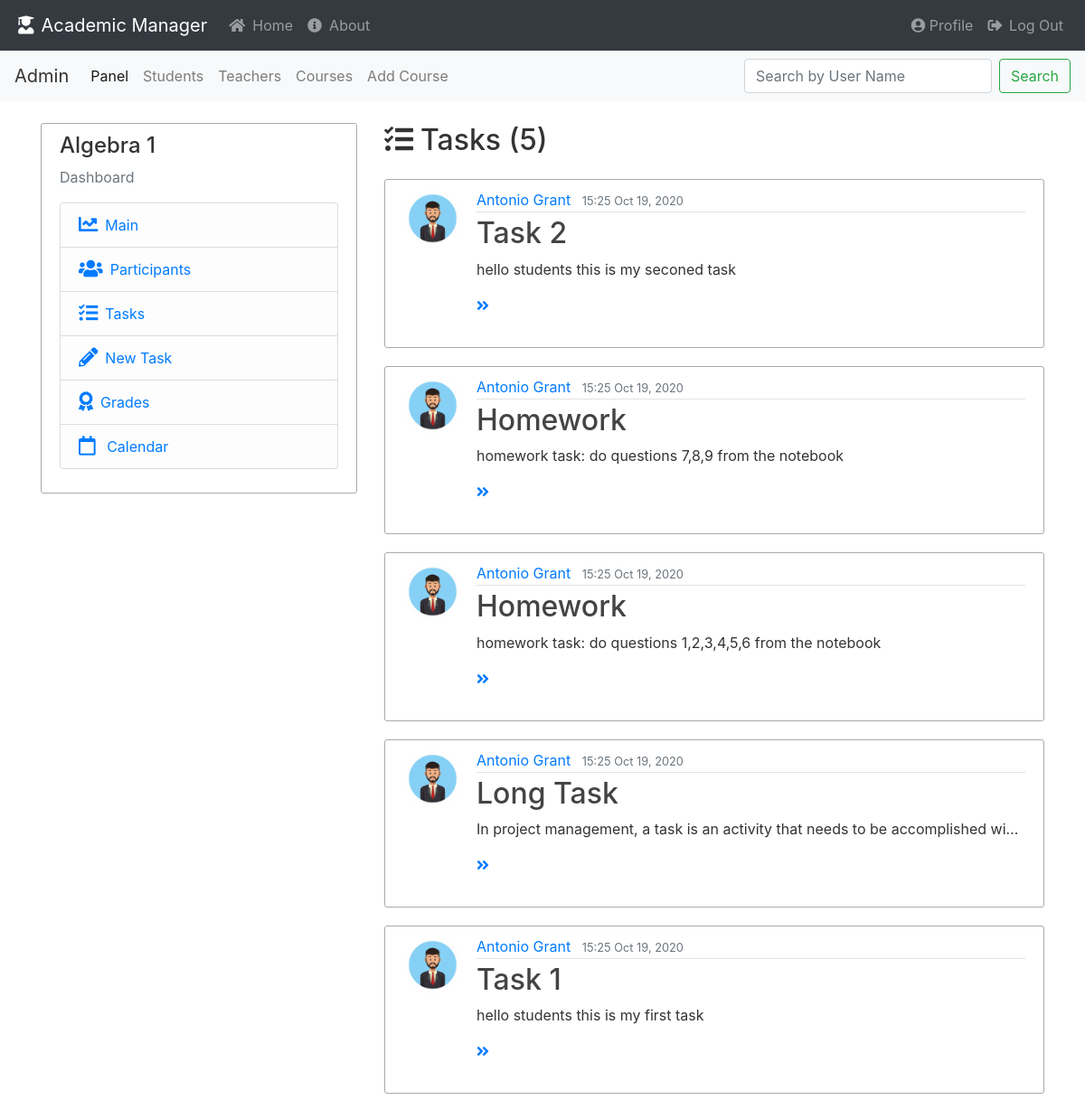
The app's page /courses/dashboard/1/view-tasks/ (signed in) with its own data.
### academic_manager/models.py (models this page shows, shortened)
class Course(db.Model):
    id = db.Column(db.Integer, primary_key=True)
    course_name = db.Column(db.String(30), nullable=False)
    teacher_id = db.Column(db.Integer, db.ForeignKey('teacher.id'), nullable=False)
    enrollment = db.relationship('Enrollment', backref='course', lazy=True)
    task = db.relationship('Task', backref='course', lazy=True)

class Task(db.Model):
    id = db.Column(db.Integer, primary_key=True)
    title = db.Column(db.String(100), nullable=False)
    content = db.Column(db.Text, nullable=False)
    date_posted = db.Column(db.DateTime, nullable=False, default=datetime.now)
    update_time = db.Column(db.DateTime, nullable=True)
    course_id = db.Column(db.Integer, db.ForeignKey('course.id'), nullable=False)
    teacher_id = db.Column(db.Integer, db.ForeignKey('teacher.id'), nullable=False)
    files = db.relationship('File', backref='task', lazy=True)

class User(db.Model, UserMixin):
    __table_name__ = 'user'
    id = db.Column(db.Integer, primary_key=True)
    email = db.Column(db.String(100), nullable=False, unique=True)
    first_name = db.Column(db.String(30), nullable=False)
    last_name = db.Column(db.String(30), nullable=False)
    password = db.Column(db.String(60), nullable=False)
    profile_img = db.Column(db.String(30), nullable=False, default='default/default.jpg')
    gender = db.Column(db.String(1), nullable=False)  # ['m','f']
    creation_date = db.Column(db.DateTime, nullable=False, default=datetime.now)
    last_seen = db.Column(db.DateTime, nullable=False, default=datetime.now)
    role = db.Column(db.String(100), nullable=False)
    __mapper_args__ = {
        'polymorphic_identity': 'user',
        'polymorphic_on': role
    }
    @property
    def full_name(self):
        return f"{self.first_name.capitalize()} {self.last_name.capitalize()}"
    @property
    def is_admin(self):
        return self.role == 'admin'

### academic_manager/courses/routes.py (the view)
@courses.route("/dashboard/<int:course_id>/view-tasks/")
@login_required
def dashboard_view_tasks(course_id):
    current_course = Course.query.get_or_404(course_id)
    tasks = Task.query.filter_by(course_id=course_id).order_by(Task.date_posted.desc()).all()
    return render_template("dashboard_view_tasks.html", course=current_course, tasks=tasks)

### academic_manager/models.py (called while the page is built)
@login_manager.user_loader
def load_user(user_id):
    return User.query.get(user_id)

### academic_manager/courses/templates/dashboard_view_tasks.html (shortened to what this page needs)
{% extends "course_dashboard_layout.html" %}
{% block dashboard %}
{% if tasks %}
<h2 class="mb-4"><i class="fas fa-tasks mr-2"></i>Tasks ({{ tasks|length }})</h2>
{% for task in tasks %}
<article class="media content-section">
    <img class="rounded-circle article-img"
         src="{{ url_for('static', filename='profile_pics/' + task.author.profile_img) }}">
    <div class="media-body">
        <div class="article-metadata">
            <a class="mr-2"
               href="{{ url_for('teachers.watch_teacher', user_id=task.author.id) if current_user.is_admin
               else url_for('main.profile', user_id=task.author.id)}}">{{ task.author.full_name }}</a>
            <small class="text-muted">{{ task.date_posted.strftime('%H:%M %b %d, %Y') }}</small>
        </div>
        <h2>
            <a class="article-title"
               href="{{ url_for('courses.dashboard_single_task', course_id=course.id, task_id=task.id) }}">
                {{ task.title }}</a>
        </h2>
        <p class="article-content crop">
            {{ task.content}}
        </p>
        {% if task.content %}
            <a href="{{ url_for('courses.dashboard_single_task', course_id=course.id, task_id=task.id) }}">
            <i class="fas fa-angle-double-right"></i>
            </a>
        {% endif %}
        <br>
        <br>
    </div>
</article>
{% endfor %}
{% endif %}
{% endblock dashboard %}

### academic_manager/courses/templates/course_dashboard_layout.html (shortened to what this page needs)
{% extends "base.html" %}
{% block content %}
<div class="row">
    <div class="col-md-4">
        <div class="content-section">
            <h4>{{ course.course_name }}</h4>
            <p class='text-muted'>Dashboard</p>
            <ul class="list-group">
                <li class="list-group-item list-group-item-light">
                    <a href="{{ url_for('courses.course_dashboard', course_id=course.id) }}">
                        <i class="fas fa-chart-line fa-lg mr-2"></i>Main</a>
                </li>
                <li class="list-group-item list-group-item-light">
                    <a href="{{ url_for('courses.dashboard_participants', course_id=course.id) }}">
                        <i class="fas fa-users fa-lg mr-2"></i>Participants</a>
                </li>
                <li class="list-group-item list-group-item-light">
                    <a href="{{ url_for('courses.dashboard_view_tasks', course_id=course.id) }}">
                        <i class="fas fa-tasks fa-lg mr-2"></i>Tasks</a>
                </li>
                {% if current_user.is_admin or current_user.is_teacher %}
                <li class="list-group-item list-group-item-light">
                    <a href="{{ url_for('courses.dashboard_add_tasks', course_id=course.id) }}">
                        <i class="fas fa-pencil-alt fa-lg mr-2"></i>New Task</a>
                </li>
                <li class="list-group-item list-group-item-light">
                    <a href="{{ url_for('courses.dashboard_update_grades', course_id=course.id) }}">
                        <i class="fas fa-award fa-lg mr-2"></i>Grades</a>
                </li>
                {% endif %}
                <li class="list-group-item list-group-item-light">
                    <a href="#">
                        <i class="far fa-calendar fa-lg mr-2"></i> Calendar</a>
                </li>
            </ul>
        </div>
    </div>
    <div class="col-md-8">
        {% block dashboard %}{% endblock %}
    </div>
</div>
{% endblock content %}

### academic_manager/templates/base.html (shortened to what this page needs)
<!DOCTYPE html>
<html lang="en">
<head>
    <link rel="stylesheet" href="https://maxcdn.bootstrapcdn.com/bootstrap/4.0.0/css/bootstrap.min.css"
>
    <link rel="stylesheet" type="text/css" href="{{ url_for('static', filename='styles/main.css') }}">
</head>
<body>
<header class="site-header">
    <nav class="navbar navbar-expand-lg navbar-dark bg-dark">
        <a class="navbar-brand" href="{{ url_for('main.home') }}"><i class="fas fa-user-graduate mr-2 ml-1"></i>Academic
            Manager </a>
        <div class="collapse navbar-collapse" id="navbarNavDropdown">
            <div class="navbar-nav mr-auto">
                <a class="nav-link" href="{{ url_for('main.home') }}"><i class="fas fa-home mr-2"></i>Home</a>
                <a class="nav-link" href="{{ url_for('admin.admin_panel') }}"><i class="fas fa-info-circle mr-2"></i>About</a>
            </div>
            <div class="navbar-nav">
                {% if current_user.is_authenticated %}
                <a class="nav-link" href="{{ url_for('main.profile', user_id=current_user.id) }}">
                    <i class="fas fa-user-circle"></i> Profile</a>
                <a class="nav-link" href="{{ url_for('main.logout') }}"><i class="fas fa-sign-out-alt mr-2"></i>Log Out</a>
                {% else %}
                <a class="nav-link" href="{{ url_for('main.login') }}"><i class="fas fa-sign-in-alt mr-2"></i>Login</a>
                <a class="nav-link" href="{{ url_for('main.register') }}"><i class="fas fa-user-plus mr-2"></i>Register</a>
                {% endif %}
            </div>
        </div>
    </nav>
    {% if current_user.is_authenticated %}
    <nav class="navbar navbar-expand-md navbar-light bg-light">
        {% if current_user.is_admin %}
        <a class="navbar-brand">Admin</a>
        <ul class="navbar-nav mr-auto mt-2 mt-lg-0">
            <li class="nav-item active">
                <a class="nav-link" href="{{ url_for('admin.admin_panel') }}">Panel</a>
            </li>
            <li class="nav-item">
                <a class="nav-link" href="{{ url_for('admin.admin_students') }}">Students</a>
            </li>
            <li class="nav-item">
                <a class="nav-link" href="{{ url_for('admin.admin_teachers') }}">Teachers</a>
            </li>
            <li class="nav-item">
                <a class="nav-link" href="{{ url_for('admin.admin_courses') }}">Courses</a>
            </li>
            <li class="nav-item">
                <a class="nav-link" href="{{ url_for('courses.add_course') }}">Add Course</a>
            </li>
        </ul>
        <form action="{{ url_for('admin.admin_search_panel') }}" method="post" class="form-inline">
            <input class="form-control mr-sm-2" name="search" type="search"
                   placeholder="Search by User Name" aria-label="Search" required>
            <button class="btn btn-outline-success my-2 my-sm-0" type="submit">Search</button>
        </form>
        {% endif %}
    </nav>
    {% endif %}
</header>
<main role="main" class="container">
    <div class="col-md-13 mt-4 mb-3">
        {% block content %}{% endblock %}
    </div>
</main>
<link rel="stylesheet" href="https://use.fontawesome.com/releases/v5.4.1/css/all.css"
>
</body>
</html>

### academic_manager/static/styles/main.css (style rules this page uses)
body { background: #ffffff; color: #333333; }
.content-section { background: #ffffff; padding: 10px 20px; border: 1px solid #aaaaaa; border-radius: 3px; margin-bottom: 20px; }
.article-title { color: #444444; }
.article-content { white-space: pre-line; }
.crop { white-space: nowrap; max-width: 600px; overflow: hidden; text-overflow: ellipsis; }
.article-img { height: 65px; width: 65px; margin-right: 16px; }
.article-metadata { padding-bottom: 1px; margin-bottom: 4px; border-bottom: 1px solid #e3e3e3 }

### academic_manager/templates/base.html (style rules this page uses)
body { background: #ffffff; color: #333333; }
.content-section { background: #ffffff; padding: 10px 20px; border: 1px solid #aaaaaa; border-radius: 3px; margin-bottom: 20px; }
.article-title { color: #444444; }
.article-content { white-space: pre-line; }
.crop { white-space: nowrap; max-width: 600px; overflow: hidden; text-overflow: ellipsis; }
.article-img { height: 65px; width: 65px; margin-right: 16px; }
.article-metadata { padding-bottom: 1px; margin-bottom: 4px; border-bottom: 1px solid #e3e3e3 }

### records on screen
Course: course_name "Algebra 1"
Task: profile_img (picture), author.full_name "Antonio Grant", date_posted "15:25 Oct 19, 2020", title "Task 2", content "hello students this is my seconed task"
Task: profile_img (picture), author.full_name "Antonio Grant", date_posted "15:25 Oct 19, 2020", title "Homework", content "homework task: do questions 7,8,9 from the notebook"
Task: profile_img (picture), author.full_name "Antonio Grant", date_posted "15:25 Oct 19, 2020", title "Homework", content "homework task: do questions 1,2,3,4,5,6 from the notebook"
Task: profile_img (picture), author.full_name "Antonio Grant", date_posted "15:25 Oct 19, 2020", title "Long Task", content "In project management, a task is an activity that needs to be accomplished wi…"
Task: profile_img (picture), author.full_name "Antonio Grant", date_posted "15:25 Oct 19, 2020", title "Task 1", content "hello students this is my first task"

### other values on screen
{{ tasks|length }} "5"
